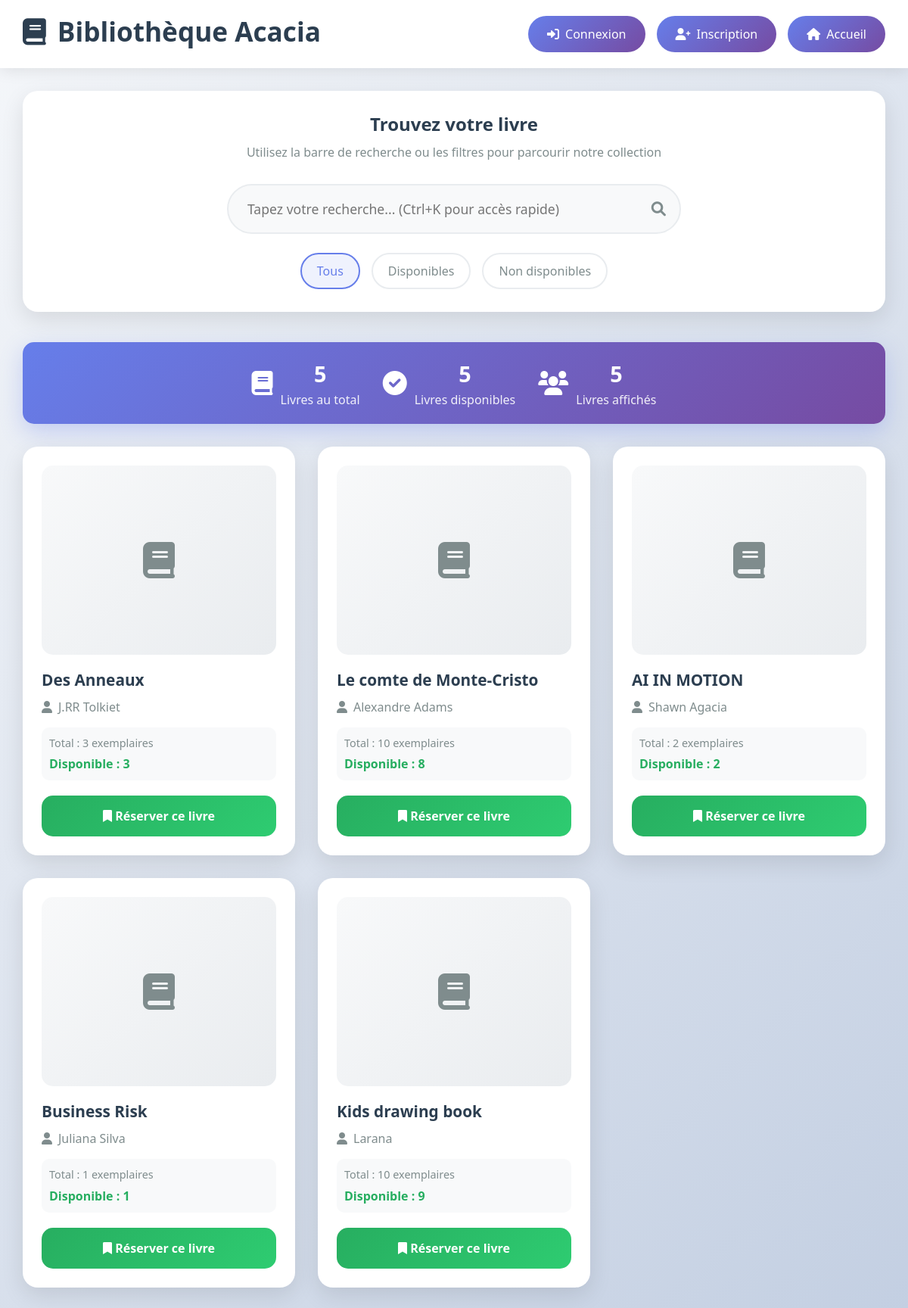
The page /list_livres.php on the database its author committed.
### tables this page shows
CREATE TABLE `livres` (
  `id` int(11) NOT NULL,
  `titre` varchar(200) NOT NULL,
  `auteur` varchar(100) NOT NULL,
  `annee` int(11) DEFAULT NULL,
  `categorie` varchar(50) DEFAULT NULL,
  `nb_exemplaires` int(11) NOT NULL,
  `photo` varchar(255) DEFAULT NULL
);

CREATE TABLE `reservations` (
  `id` int(11) NOT NULL,
  `user_id` int(11) DEFAULT NULL,
  `livre_id` int(11) DEFAULT NULL,
  `date_reservation` datetime DEFAULT NULL,
  `statut` enum('en attente','validee','annulee','prise','rendu') DEFAULT 'en attente',
  `is_viewed` tinyint(1) NOT NULL DEFAULT '0',
  `date_prise` datetime DEFAULT NULL,
  `date_limite_retour` datetime DEFAULT NULL,
  `date_retour` datetime DEFAULT NULL
);

### db.php (called while the page is built, shortened)
<?php
class Database {
    public static $instance = null;
    public function __construct() {
        $host = 'localhost';
        $db = 'library';
        $username = 'root';
        $password = '';
        try {
            $this->conn = new PDO("mysql:host=$host;dbname=$db;charset=utf8", $username, $password);
        } catch (PDOException $e) {
            die("Erreur de connexion : " . $e->getMessage());
        }
    }
    public static function connect() {
        if (self::$instance === null) {
            self::$instance = new Database();
        }
        return self::$instance->conn;
    }
}
?>

### livres.php (called while the page is built, shortened)
<?php
require_once "db.php";
class Livres {
    private $conn;
    public function __construct() {
        $this->conn = Database::connect();
    }
    public function getAllLivres() {
        $stmt = $this->conn->prepare("SELECT * FROM livres");
        $stmt->execute();
        return $stmt->fetchAll(PDO::FETCH_ASSOC);
    }
}
?>

### reservations.php (called while the page is built, shortened)
<?php
require_once "db.php";
class Reservations {
    private $conn;
    public function __construct() {
        $this->conn = Database::connect();
    }
    public function getReservationsByLivreId($livre_id) {
        $stmt = $this->conn->prepare("
            SELECT * FROM reservations
            WHERE livre_id = :livre_id
            AND statut IN ('en attente', 'validee', 'prise')
            ORDER BY date_reservation ASC
        ");
        $stmt->bindParam(':livre_id', $livre_id);
        $stmt->execute();
        return $stmt->fetchAll(PDO::FETCH_ASSOC);
    }
}
?>

### list_livres.php (the view, shortened to what this page needs)
<?php
require_once "livres.php";
require_once "reservations.php";
$livresModel = new Livres();
$reservationsModel = new Reservations();
$livres = $livresModel->getAllLivres();
$availableCopies = [];
foreach ($livres as $livre) {
    $livreId = $livre['id'];
    $reservations = $reservationsModel->getReservationsByLivreId($livreId);
    $reservedCount = 0;
    foreach ($reservations as $reservation) {
        if ($reservation['statut'] === 'validee') {
            $reservedCount++;
        }
    }
    $availableCopies[$livreId] = max(0, $livre['nb_exemplaires'] - $reservedCount);
}
$livresDisponibles = array_sum(array_map(function($livre) use ($availableCopies) {
    return $availableCopies[$livre['id']] > 0 ? 1 : 0;
}, $livres));
$loggedIn = isset($_SESSION['user']) && $_SESSION['user']['id'];
$userName = $loggedIn ? ($_SESSION['user']['nom'] ?? 'Utilisateur') : '';
?>
<!DOCTYPE html>
<html lang="fr">
<head>
    <link href="https://cdn.jsdelivr.net/npm/bootstrap@5.3.0/dist/css/bootstrap.min.css" rel="stylesheet">
    <link href="https://cdnjs.cloudflare.com/ajax/libs/font-awesome/6.0.0/css/all.min.css" rel="stylesheet">
</head>
<body>
    <header class="header">
        <div class="header-content">
            <h1 class="header-title">
                <i class="fas fa-book"></i>
                Bibliothèque Acacia
            </h1>
            <div class="header-actions">
                <?php if ($loggedIn): ?>
                    <span class="text-muted">Bienvenue, <?php echo htmlspecialchars($userName); ?>!</span>
                    <a href="logout.php" class="btn-back">
                        <i class="fas fa-sign-out-alt"></i> Déconnexion
                    </a>
                <?php else: ?>
                    <a href="login.php" class="btn-back">
                        <i class="fas fa-sign-in-alt"></i> Connexion
                    </a>
                    <a href="register.php" class="btn-back">
                        <i class="fas fa-user-plus"></i> Inscription
                    </a>
                <?php endif; ?>
                <a href="index.php" class="btn-back">
                    <i class="fas fa-home"></i> Accueil
                </a>
            </div>
        </div>
    </header>
    <div class="search-section">
        <div class="search-header">
            <h2 class="search-title">Trouvez votre livre</h2>
            <p class="search-subtitle">Utilisez la barre de recherche ou les filtres pour parcourir notre collection</p>
        </div>
        <div class="search-container">
            <input type="text" class="search-input" id="searchInput" placeholder="Tapez votre recherche...">
            <i class="fas fa-search search-icon"></i>
        </div>
        <div class="filter-buttons">
            <button class="filter-btn active" data-filter="all">Tous</button>
            <button class="filter-btn" data-filter="available">Disponibles</button>
            <button class="filter-btn" data-filter="unavailable">Non disponibles</button>
        </div>
    </div>
    <div class="stats-bar">
        <div class="stats-content">
            <div class="stat-item">
                <i class="fas fa-book fa-2x"></i>
                <div>
                    <div class="stat-number"><?php echo count($livres); ?></div>
                    <div class="stat-label">Livres au total</div>
                </div>
            </div>
            <div class="stat-item">
                <i class="fas fa-check-circle fa-2x"></i>
                <div>
                    <div class="stat-number"><?php echo $livresDisponibles; ?></div>
                    <div class="stat-label">Livres disponibles</div>
                </div>
            </div>
            <div class="stat-item">
                <i class="fas fa-users fa-2x"></i>
                <div>
                    <div class="stat-number" id="visibleCount"><?php echo count($livres); ?></div>
                    <div class="stat-label">Livres affichés</div>
                </div>
            </div>
        </div>
    </div>
    <div class="books-container">
        <div class="books-grid" id="booksGrid">
            <?php foreach ($livres as $livre): ?>
                <div class="book-card"
                     data-title="<?php echo htmlspecialchars(strtolower($livre['titre'])); ?>"
                     data-author="<?php echo htmlspecialchars(strtolower($livre['auteur'])); ?>"
                     data-category="<?php echo htmlspecialchars(strtolower($livre['categorie'])); ?>"
                     data-available="<?php echo $availableCopies[$livre['id']] > 0 ? 'true' : 'false'; ?>">
                    <div class="book-image">
                        <?php if ($livre['photo'] && file_exists($_SERVER['DOCUMENT_ROOT'] . '/assets/' . $livre['photo'])): ?>
                            <img src="/assets/<?php echo htmlspecialchars($livre['photo']); ?>" alt="<?php echo htmlspecialchars($livre['titre']); ?>">
                        <?php else: ?>
                            <i class="fas fa-book"></i>
                        <?php endif; ?>
                    </div>
                    <h3 class="book-title"><?php echo htmlspecialchars($livre['titre']); ?></h3>
                    <p class="book-author">
                        <i class="fas fa-user"></i>
                        <?php echo htmlspecialchars($livre['auteur']); ?>
                    </p>
                    <div class="book-info">
                        <div class="availability-info">
                            <span class="total-copies">Total : <?php echo htmlspecialchars($livre['nb_exemplaires']); ?> exemplaires</span>
                            <span class="available-copies <?php echo $availableCopies[$livre['id']] == 0 ? 'unavailable' : ''; ?>">
                                Disponible : <?php echo $availableCopies[$livre['id']]; ?>
                            </span>
                        </div>
                    </div>
                    <div class="d-flex gap-2">
                        <button class="reserve-btn"
                                onclick="reserveBook('<?php echo htmlspecialchars($livre['titre']); ?>', '<?php echo $livre['id']; ?>')"
                                <?php echo $availableCopies[$livre['id']] == 0 ? 'disabled' : ''; ?>>
                            <i class="fas fa-bookmark"></i> Réserver ce livre
                        </button>
                    </div>
                </div>
            <?php endforeach; ?>
        </div>
    </div>
</body>
</html>

### list_livres.php (style rules this page uses)
* { margin: 0; padding: 0; box-sizing: border-box; }
body { font-family: 'Segoe UI', Tahoma, Geneva, Verdana, sans-serif; background: linear-gradient(135deg, #f5f7fa 0%, #c3cfe2 100%); min-height: 100vh; }
.header { background: white; box-shadow: 0 2px 20px rgba(0,0,0,0.1); padding: 20px 0; margin-bottom: 30px; }
.header-content { display: flex; justify-content: space-between; align-items: center; max-width: 1400px; margin: 0 auto; padding: 0 30px; }
.header-title { font-size: 2.2em; font-weight: 700; color: #2c3e50; display: flex; align-items: center; gap: 15px; }
.header-actions { display: flex; gap: 15px; align-items: center; }
.btn-back { background: linear-gradient(135deg, #667eea, #764ba2); color: white; text-decoration: none; padding: 12px 25px; border-radius: 25px; font-weight: 500; transition: all 0.3s ease; display: flex; align-items: center; gap: 8px; }
.search-section { background: white; margin: 0 30px 40px; padding: 30px; border-radius: 20px; box-shadow: 0 10px 30px rgba(0,0,0,0.1); }
.search-header { text-align: center; margin-bottom: 30px; }
.search-title { font-size: 1.5em; color: #2c3e50; font-weight: 600; margin-bottom: 10px; }
.search-subtitle { color: #7f8c8d; }
.search-container { position: relative; max-width: 600px; margin: 0 auto 25px; }
.search-input { width: 100%; padding: 18px 60px 18px 25px; border: 2px solid #e9ecef; border-radius: 50px; font-size: 1.1em; transition: all 0.3s ease; background: #f8f9fa; }
.search-icon { position: absolute; right: 20px; top: 50%; transform: translateY(-50%); color: #7f8c8d; font-size: 1.2em; }
.filter-buttons { display: flex; justify-content: center; gap: 15px; flex-wrap: wrap; }
.filter-btn { padding: 10px 20px; border: 2px solid #e9ecef; background: white; color: #7f8c8d; border-radius: 25px; font-weight: 500; transition: all 0.3s ease; cursor: pointer; }
.filter-btn.active, .filter-btn:hover { border-color: #667eea; color: #667eea; background: rgba(102, 126, 234, 0.1); }
.stats-bar { background: linear-gradient(135deg, #667eea, #764ba2); color: white; padding: 20px; margin: 0 30px 30px; border-radius: 15px; text-align: center; box-shadow: 0 10px 30px rgba(102, 126, 234, 0.3); }
.stats-content { display: flex; justify-content: center; align-items: center; gap: 30px; flex-wrap: wrap; }
.stat-item { display: flex; align-items: center; gap: 10px; }
.stat-number { font-size: 1.8em; font-weight: bold; }
.stat-label { font-size: 1em; opacity: 0.9; }
.books-container { max-width: 1400px; margin: 0 auto; padding: 0 30px; }
.books-grid { display: grid; grid-template-columns: repeat(auto-fill, minmax(280px, 1fr)); gap: 30px; margin-bottom: 40px; }
.book-card { background: white; border-radius: 20px; padding: 25px; box-shadow: 0 10px 30px rgba(0,0,0,0.1); transition: all 0.4s ease; position: relative; overflow: hidden; }
.book-card::before { content: ''; position: absolute; top: 0; left: -100%; width: 100%; height: 100%; background: linear-gradient(90deg, transparent, rgba(102, 126, 234, 0.1), transparent); transition: left 0.6s; }
.book-image { width: 100%; height: 250px; border-radius: 15px; object-fit: cover; margin-bottom: 20px; background: linear-gradient(135deg, #f8f9fa, #e9ecef); display: flex; align-items: center; justify-content: center; color: #7f8c8d; font-size: 3em; }
.book-title { font-size: 1.3em; font-weight: 700; color: #2c3e50; margin-bottom: 10px; line-height: 1.3; }
.book-author { color: #7f8c8d; font-size: 1em; margin-bottom: 15px; display: flex; align-items: center; gap: 8px; }
.book-info { display: flex; justify-content: space-between; align-items: center; margin-bottom: 20px; padding: 10px; background: #f8f9fa; border-radius: 10px; }
.availability-info { display: flex; flex-direction: column; gap: 5px; }
.total-copies { font-size: 0.9em; color: #7f8c8d; }
.available-copies { font-weight: 600; color: #27ae60; }
.reserve-btn { width: 100%; padding: 15px; background: linear-gradient(135deg, #27ae60, #2ecc71); border: none; border-radius: 15px; color: white; font-size: 1em; font-weight: 600; transition: all 0.3s ease; }

### rows shown on the page
livres: titre "Des Anneaux", auteur "J.RR Tolkiet", nb_exemplaires "3", id "3"
livres: titre "Le comte de Monte-Cristo", auteur "Alexandre Adams", nb_exemplaires "10", id "8"
livres: titre "AI IN MOTION", auteur "Shawn Agacia", nb_exemplaires "2", id.livre_id "2"
livres: titre "Business Risk", auteur "Juliana Silva", nb_exemplaires "1", id.is_viewed "1"
livres: titre "Kids drawing book", auteur "Larana", nb_exemplaires "10", id "9"

### other values the page prints
count($livres) "5"
$livresDisponibles "5"
